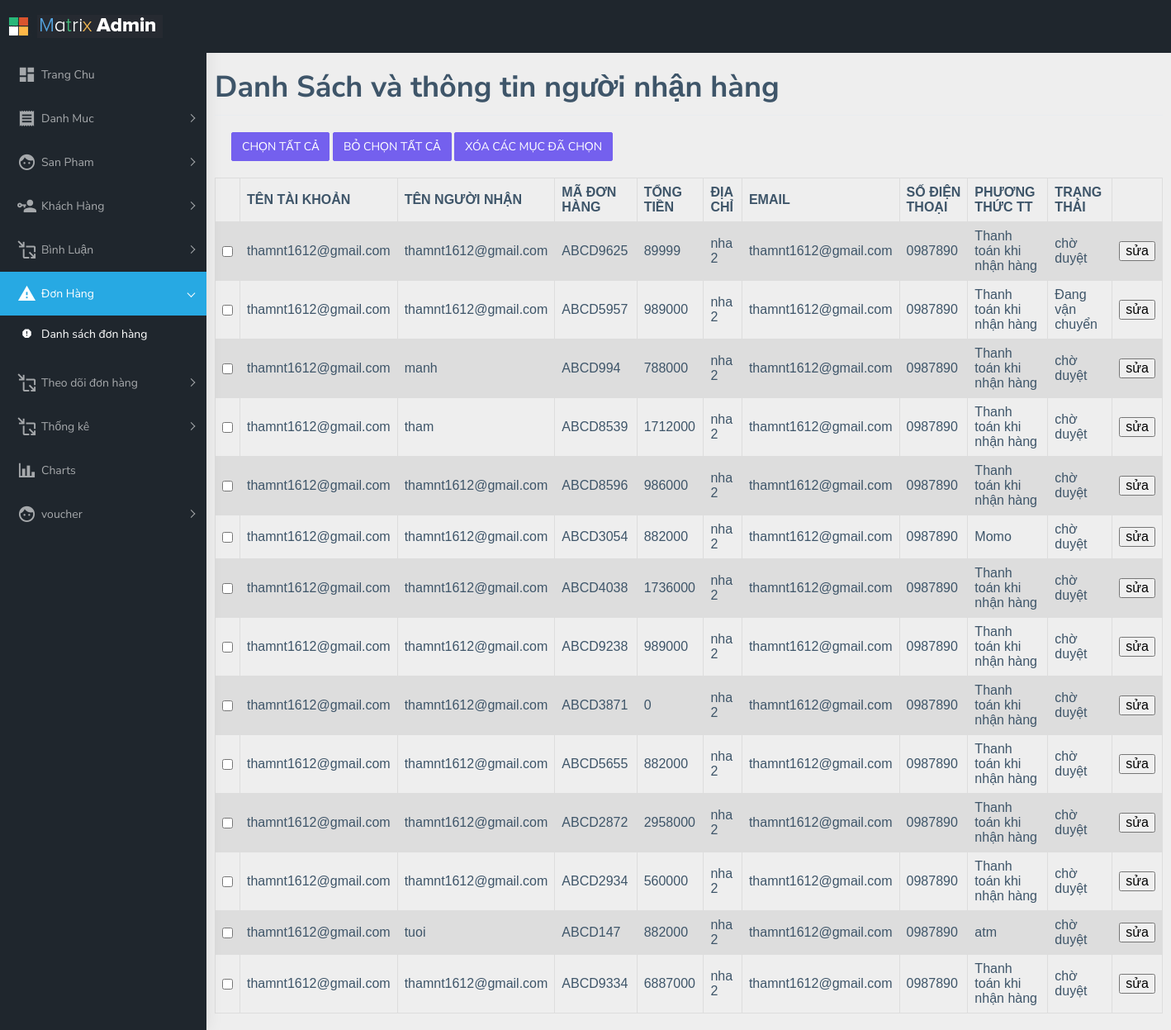
The page /admin/index.php?act=listdh on the database its author committed.
### tables this page shows
CREATE TABLE `donhang` (
  `id_dh` int NOT NULL,
  `madh` varchar(10) NOT NULL,
  `tongdonhang` varchar(10) NOT NULL DEFAULT '0',
  `pthuctt` varchar(50) NOT NULL,
  `id_tk` int NOT NULL,
  `name` varchar(255) NOT NULL,
  `email` varchar(255) NOT NULL,
  `diachi` varchar(255) NOT NULL,
  `tel` varchar(20) NOT NULL,
  `trangthai` varchar(10) NOT NULL DEFAULT '0',
  `ngaymua` date DEFAULT NULL
);

CREATE TABLE `taikhoan` (
  `id_tk` int NOT NULL,
  `user` varchar(50) NOT NULL,
  `pass` varchar(50) NOT NULL,
  `email` varchar(255) NOT NULL,
  `diachi` varchar(255) DEFAULT NULL,
  `tel` varchar(20) DEFAULT NULL,
  `role` tinyint NOT NULL DEFAULT '0'
);

### model/pdo.php (called while the page is built, shortened)
<?php
function pdo_get_connection(){
    $dburl = "mysql:host=localhost;dbname=du_an_1;charset=utf8";
    $username = 'root';
    $password = '';
    $conn = new PDO($dburl, $username, $password);
    $conn->setAttribute(PDO::ATTR_ERRMODE, PDO::ERRMODE_EXCEPTION);
    return $conn;
}
function pdo_query($sql){
    $sql_args = array_slice(func_get_args(), 1);
    try{
        $conn = pdo_get_connection();
        $stmt = $conn->prepare($sql);
        $stmt->execute($sql_args);
        $rows = $stmt->fetchAll();
        return $rows;
    }
    catch(PDOException $e){
        throw $e;
    }
    finally{
        unset($conn);
    }
}

### model/donhang.php (called while the page is built, shortened)
<?php
function result_donhang(){
  $sql="SELECT  donhang.id_dh,donhang.madh ,donhang.tongdonhang ,donhang.pthuctt,donhang.name ,donhang.email,donhang.diachi,donhang.tel,donhang.trangthai, taikhoan.user
  from donhang LEFT JOIN taikhoan on donhang.id_tk=taikhoan.id_tk order by donhang.id_dh desc ";
  $result = pdo_query($sql);
  return $result;
}

### admin/donhang/list.php (the view, shortened to what this page needs)
<div class="page-wrapper">
    <div class="row">
        <div class="card-body">
            <h1 class="card-title">Danh Sách và thông tin người nhận hàng</h1>
            <table>
                <tr>
                    <th></th>
                    <th>TÊN TÀI KHOẢN</th>
                    <th>TÊN NGƯỜI NHẬN</th>
                    <th>MÃ ĐƠN HÀNG</th>
                    <th>TỔNG TIỀN </th>
                    <th>ĐỊA CHỈ</th>
                    <th>EMAIL</th>
                    <th> SỐ ĐIỆN THOẠI </th>
                    <th>PHƯƠNG THỨC TT</th>
                    <th>TRẠNG THÁI</th>
                    <th></th>
                </tr>
                <?php
                foreach( $result_donhang as $sanpham) {
                    extract($sanpham);
                    $suatt = "index.php?act=suacart&id=".$id_dh;
                    if($trangthai==0){
                       $tt= "chờ duyệt ";
                    }elseif($trangthai==1){
                       $tt= "Đã xác nhận ";
                    }elseif($trangthai==2){
                       $tt= "Đang vận chuyển";
                    }elseif($trangthai==3){
                        $tt= "đã giao";
                     }
                    echo '<tr>
                <td> <input type="checkbox" name="" id=""></td>
                <td>'.$user.'</td>
                <td>'.$name.' </td>
                <td>'.$madh.' </td>
                <td>'.$tongdonhang.' </td>
                <td>'.$diachi.' </td>
                <td>'.$email.' </td>
                <td>'.$tel.' </td>
                <td>'.$pthuctt.' </td>
                <td>'.$tt.' </td>
                <td><a href="'.$suatt.' "><input type="button" value="sửa"></a>
                 </tr>';
                }
                ?>
                <div class="border-top">
                    <div class="card-body">
                        <input type="button" value="CHỌN TẤT CẢ " class="btn btn-primary">
                        <input type="button" value="BỎ CHỌN TẤT CẢ " class="btn btn-primary">
                        <input type="button" value="XÓA CÁC MỤC ĐÃ CHỌN  " class="btn btn-primary">
                    </div>
                </div>
            </table>
        </div>
    </div>
</div>

### admin/tulam.php (style rules this page uses)
table { font-family: arial, sans-serif; border-collapse: collapse; width: 100%; }
td, th { border: 1px solid #dddddd; text-align: left; padding: 8px; }
tr:nth-child(even) { background-color: #dddddd; }

### rows shown on the page
donhang: id_tk.user "thamnt1612@gmail.com", name "thamnt1612@gmail.com", madh "ABCD9625", tongdonhang "89999", diachi "nha 2", email "thamnt1612@gmail.com", tel "0987890", pthuctt "Thanh toán khi nhận hàng", trangthai "chờ duyệt"
donhang: id_tk.user "thamnt1612@gmail.com", name "thamnt1612@gmail.com", madh "ABCD5957", tongdonhang "989000", diachi "nha 2", email "thamnt1612@gmail.com", tel "0987890", pthuctt "Thanh toán khi nhận hàng", trangthai "Đang vận chuyển"
donhang: id_tk.user "thamnt1612@gmail.com", name "manh", madh "ABCD994", tongdonhang "788000", diachi "nha 2", email "thamnt1612@gmail.com", tel "0987890", pthuctt "Thanh toán khi nhận hàng", trangthai "chờ duyệt"
donhang: id_tk.user "thamnt1612@gmail.com", name "tham", madh "ABCD8539", tongdonhang "1712000", diachi "nha 2", email "thamnt1612@gmail.com", tel "0987890", pthuctt "Thanh toán khi nhận hàng", trangthai "chờ duyệt"
donhang: id_tk.user "thamnt1612@gmail.com", name "thamnt1612@gmail.com", madh "ABCD8596", tongdonhang "986000", diachi "nha 2", email "thamnt1612@gmail.com", tel "0987890", pthuctt "Thanh toán khi nhận hàng", trangthai "chờ duyệt"
donhang: id_tk.user "thamnt1612@gmail.com", name "thamnt1612@gmail.com", madh "ABCD3054", tongdonhang "882000", diachi "nha 2", email "thamnt1612@gmail.com", tel "0987890", pthuctt "Momo", trangthai "chờ duyệt"
donhang: id_tk.user "thamnt1612@gmail.com", name "thamnt1612@gmail.com", madh "ABCD4038", tongdonhang "1736000", diachi "nha 2", email "thamnt1612@gmail.com", tel "0987890", pthuctt "Thanh toán khi nhận hàng", trangthai "chờ duyệt"
donhang: id_tk.user "thamnt1612@gmail.com", name "thamnt1612@gmail.com", madh "ABCD9238", tongdonhang "989000", diachi "nha 2", email "thamnt1612@gmail.com", tel "0987890", pthuctt "Thanh toán khi nhận hàng", trangthai "chờ duyệt"
donhang: id_tk.user "thamnt1612@gmail.com", name "thamnt1612@gmail.com", madh "ABCD3871", tongdonhang "0", diachi "nha 2", email "thamnt1612@gmail.com", tel "0987890", pthuctt "Thanh toán khi nhận hàng", trangthai "chờ duyệt"
donhang: id_tk.user "thamnt1612@gmail.com", name "thamnt1612@gmail.com", madh "ABCD5655", tongdonhang "882000", diachi "nha 2", email "thamnt1612@gmail.com", tel "0987890", pthuctt "Thanh toán khi nhận hàng", trangthai "chờ duyệt"
donhang: id_tk.user "thamnt1612@gmail.com", name "thamnt1612@gmail.com", madh "ABCD2872", tongdonhang "2958000", diachi "nha 2", email "thamnt1612@gmail.com", tel "0987890", pthuctt "Thanh toán khi nhận hàng", trangthai "chờ duyệt"
donhang: id_tk.user "thamnt1612@gmail.com", name "thamnt1612@gmail.com", madh "ABCD2934", tongdonhang "560000", diachi "nha 2", email "thamnt1612@gmail.com", tel "0987890", pthuctt "Thanh toán khi nhận hàng", trangthai "chờ duyệt"
donhang: id_tk.user "thamnt1612@gmail.com", name "tuoi", madh "ABCD147", tongdonhang "882000", diachi "nha 2", email "thamnt1612@gmail.com", tel "0987890", pthuctt "atm", trangthai "chờ duyệt"
donhang: id_tk.user "thamnt1612@gmail.com", name "thamnt1612@gmail.com", madh "ABCD9334", tongdonhang "6887000", diachi "nha 2", email "thamnt1612@gmail.com", tel "0987890", pthuctt "Thanh toán khi nhận hàng", trangthai "chờ duyệt"
